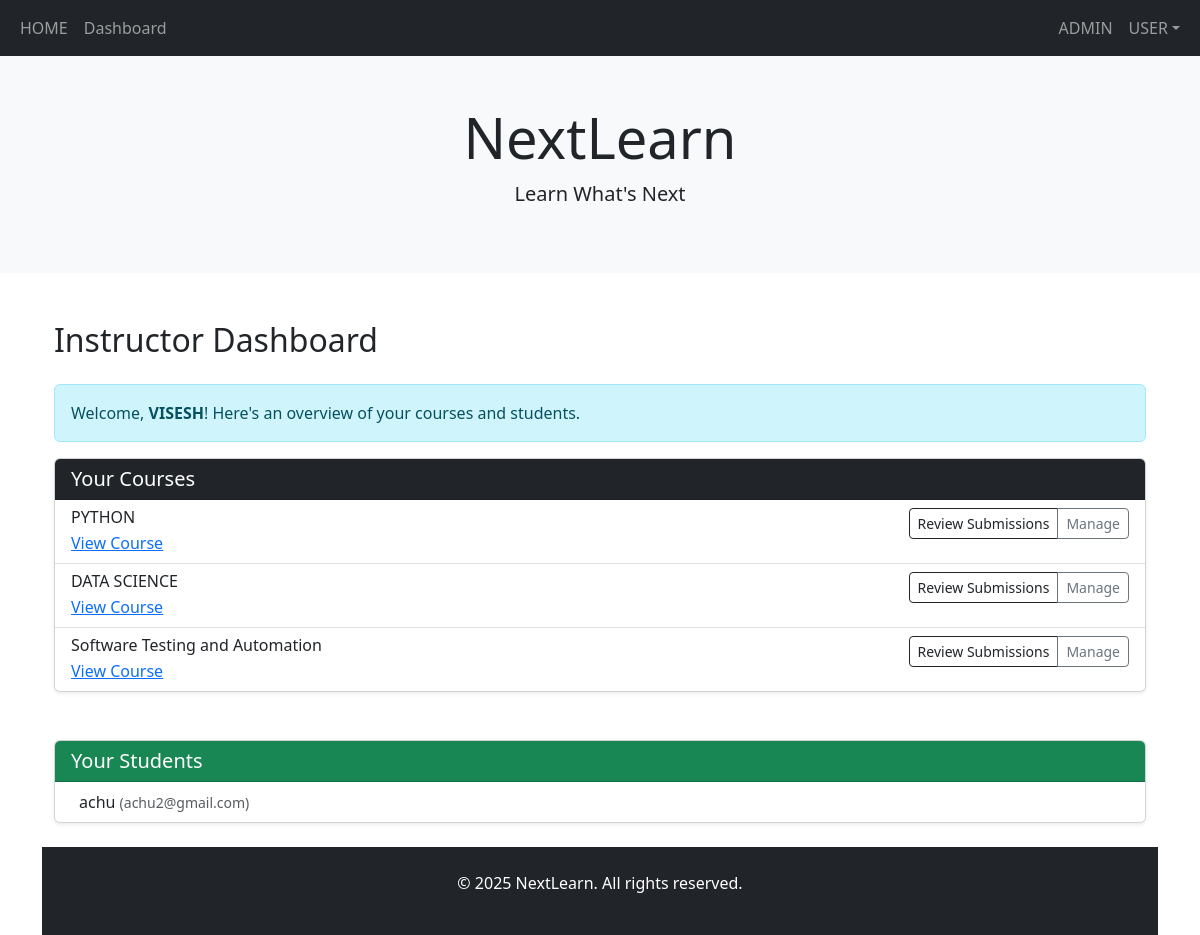
The app's page /instructor/dashboard/ (signed in) with its own data.
### learn/models.py (models this page shows, shortened)
class Course(models.Model):
    title = models.CharField(max_length=200)
    description = models.TextField()
    category = models.ForeignKey(Category, on_delete=models.SET_NULL, null=True)
    instructor = models.ForeignKey(User, on_delete=models.CASCADE)
    created_at = models.DateTimeField(auto_now_add=True)
    price = models.DecimalField(max_digits=8, decimal_places=2, default=0.00)

### learn/views.py (the view)
# urls.py: path('instructor/dashboard/', views.instructor_dashboard, name='instructor_dashboard'),
@login_required
def instructor_dashboard(request):
    if hasattr(request.user, 'userprofile') and request.user.userprofile.role == 'instructor':
        courses = Course.objects.filter(instructor=request.user)
        enrollments = Enrollment.objects.filter(course__in=courses)
        students = User.objects.filter(id__in=enrollments.values_list('student', flat=True)).distinct()
        return render(request, 'instructor/dashboard.html', {
            'courses': courses,
            'students': students
        })
    return HttpResponse("Unauthorized", status=403)

### templates/instructor/dashboard.html (shortened to what this page needs)
{% extends 'index.html' %}
{% block content %}
<div class="container mt-5">
  <h2 class="mb-4">Instructor Dashboard</h2>
  <div class="alert alert-info">
    Welcome, <strong>{{ user.username }}</strong>! Here's an overview of your courses and students.
  </div>
  <div class="card mb-5 shadow-sm">
    <div class="card-header bg-dark text-white">
      <h5 class="mb-0">Your Courses</h5>
    </div>
    <ul class="list-group list-group-flush">
      {% for course in courses %}
        <li class="list-group-item d-flex justify-content-between align-items-start">
          <div class="me-3">
            <h6 class="mb-1">{{ course.title }}</h6>
            <a href="{% url 'course_detail' course.pk %}">View Course</a>
          </div>
          <div class="btn-group">
            <a href="{% url 'review_submissions' course.pk %}" class="btn btn-sm btn-outline-dark">Review Submissions</a>
            <a href="{% url 'manage_course_details' course.pk %}" class="btn btn-sm btn-outline-secondary">Manage</a>
          </div>
        </li>
      {% empty %}
        <li class="list-group-item text-muted text-center">No courses created yet.</li>
      {% endfor %}
    </ul>
  </div>
  <div class="card shadow-sm">
    <div class="card-header bg-success text-white">
      <h5 class="mb-0">Your Students</h5>
    </div>
    <ul class="list-group list-group-flush">
      {% for student in students %}
        <li class="list-group-item">
          {{ student.username }} <small class="text-muted">({{ student.email }})</small>
        </li>
      {% empty %}
        <li class="list-group-item text-muted text-center">No students enrolled yet.</li>
      {% endfor %}
    </ul>
  </div>
</div><br>
{% endblock %}

### records on screen
Course: title "PYTHON"
Course: title "DATA SCIENCE"
Course: title "Software Testing and Automation"

### other values on screen
{{ user.username }} "VISESH"
{{ student.username }} "achu"
{{ student.email }} "achu2@gmail.com"
